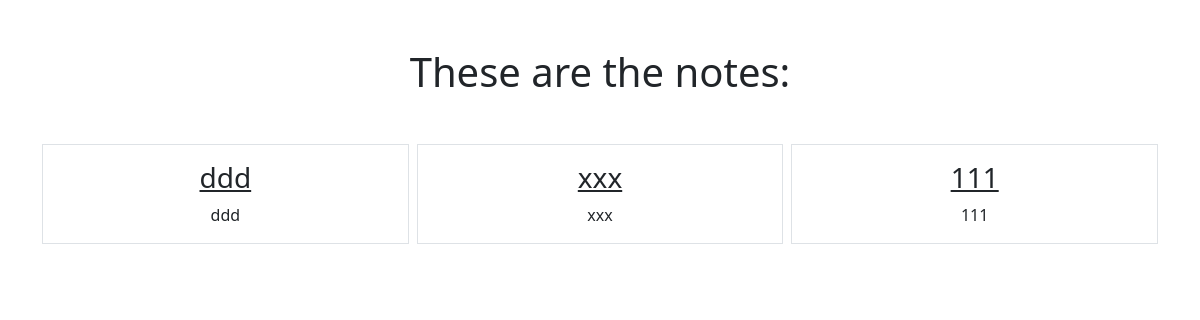
/smart/notes, run on an earlier commit of the app's database.
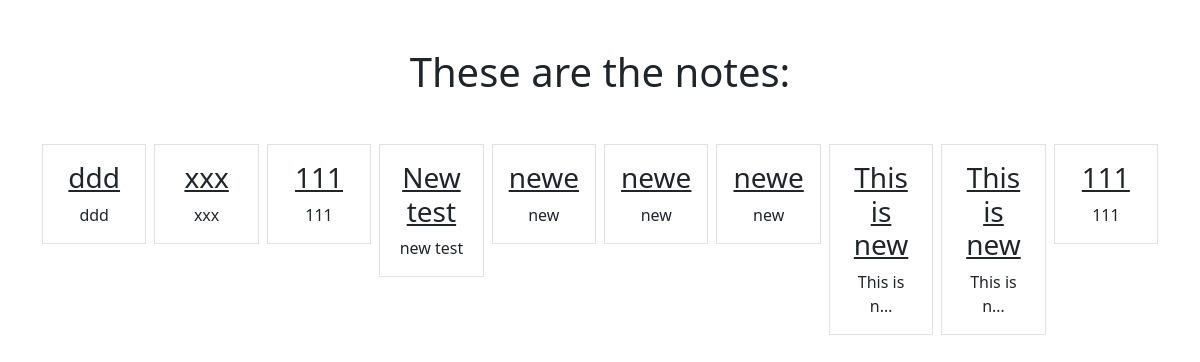
And on a later commit of the database.
### notes/models.py (models this page shows)
class Notes(models.Model):
    title  = models.CharField(max_length=200)
    text = models.TextField()
    created = models.DateTimeField(auto_now_add=True)

### notes/views.py (the view)
# urls.py: path('notes', views.NotesListView.as_view(), name = "notes.list"),
class NotesListView(ListView):
    model = Notes
    context_object_name = 'notes'
    template_name = 'notes/notes_list.html'

### notes/templates/notes/notes_list.html
{% extends "base.html" %}
{% block content %}
    <h1 class="my-5">These are the notes:</h1>
        <div class="row row-cols3 g-2">
            {% for note in notes %}
            <div class="col">
                <div class="p-3 border">
                    <a href="{% url 'notes.detail' pk=note.id %}" class="text-dark text-decoration-non">
                        <h3>{{note.title}}</h3>
                    </a>
                    {{note.text|truncatechars:10}}
                </div>
            </div>
            {% endfor %}
        </div>
{% endblock %}

### static/templates/base.html (shortened to what this page needs)
{% load static %}
<html>
    <head>
        <link href="https://cdn.jsdelivr.net/npm/bootstrap@5.0.1/dist/css/bootstrap.min.css" rel="stylesheet">
    </head>
    <body>
      <div class="my-5 text-center container">
        {% block content %}
        {% endblock %}
      </div>
    </body>
</html>

What changed in the data, as far as the page shows it:
added Notes: title "New test", text "new test"
added Notes: title "newe", text "new"
added Notes: title "newe", text "new"
added Notes: title "newe", text "new"
added Notes: title "This is new", text "This is n…"
added Notes: title "This is new", text "This is n…"
added Notes: title "111", text "111"
